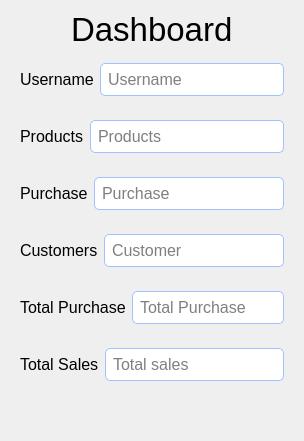
             <widget class="QWidget" name="stackedWidget_14Page1">
              <layout class="QVBoxLayout" name="verticalLayout_4">
               <item alignment="Qt::AlignHCenter">
                <widget class="QLabel" name="label_16">
                 <property name="font">
                  <font>
                   <pointsize>25</pointsize>
                   <weight>50</weight>
                   <bold>false</bold>
                  </font>
                 </property>
                 <property name="text">
                  <string>Dashboard</string>
                 </property>
                </widget>
               </item>
               <item>
                <widget class="QWidget" name="widget_15" native="true">
                 <layout class="QHBoxLayout" name="horizontalLayout_15">
                  <item>
                   <widget class="QLabel" name="label_18">
                    <property name="sizePolicy">
                     <sizepolicy hsizetype="Expanding" vsizetype="Preferred">
                      <horstretch>2</horstretch>
                      <verstretch>0</verstretch>
                     </sizepolicy>
                    </property>
                    <property name="font">
                     <font>
                      <pointsize>12</pointsize>
                     </font>
                    </property>
                    <property name="text">
                     <string>Username</string>
                    </property>
                   </widget>
                  </item>
                  <item>
                   <widget class="QLineEdit" name="lineEdit_17">
                    <property name="sizePolicy">
                     <sizepolicy hsizetype="Expanding" vsizetype="Fixed">
                      <horstretch>8</horstretch>
                      <verstretch>0</verstretch>
                     </sizepolicy>
                    </property>
                    <property name="font">
                     <font>
                      <pointsize>12</pointsize>
                     </font>
                    </property>
                    <property name="styleSheet">
                     <string notr="true">border-radius: 5px;
border: 1px solid rgb(162, 192, 255);
padding: 5px;</string>
                    </property>
                    <property name="placeholderText">
                     <string>Username</string>
                    </property>
                   </widget>
                  </item>
                 </layout>
                </widget>
               </item>
               <item>
                <widget class="QWidget" name="widget_16" native="true">
                 <layout class="QHBoxLayout" name="horizontalLayout_16">
                  <item>
                   <widget class="QLabel" name="label_20">
                    <property name="sizePolicy">
                     <sizepolicy hsizetype="Expanding" vsizetype="Fixed">
                      <horstretch>2</horstretch>
                      <verstretch>0</verstretch>
                     </sizepolicy>
                    </property>
                    <property name="font">
                     <font>
                      <pointsize>12</pointsize>
                     </font>
                    </property>
                    <property name="text">
                     <string>Products</string>
                    </property>
                   </widget>
                  </item>
                  <item>
                   <widget class="QLineEdit" name="lineEdit_19">
                    <property name="sizePolicy">
                     <sizepolicy hsizetype="Expanding" vsizetype="Fixed">
                      <horstretch>8</horstretch>
                      <verstretch>0</verstretch>
                     </sizepolicy>
                    </property>
                    <property name="font">
                     <font>
                      <pointsize>12</pointsize>
                     </font>
                    </property>
                    <property name="styleSheet">
                     <string notr="true">border-radius: 5px;
border: 1px solid rgb(162, 192, 255);
padding: 5px;</string>
                    </property>
                    <property name="placeholderText">
                     <string>Products</string>
                    </property>
                   </widget>
                  </item>
                 </layout>
                </widget>
               </item>
               <item>
                <widget class="QWidget" name="widget_17" native="true">
                 <property name="sizePolicy">
                  <sizepolicy hsizetype="Preferred" vsizetype="Preferred">
                   <horstretch>0</horstretch>
                   <verstretch>0</verstretch>
                  </sizepolicy>
                 </property>
                 <layout class="QHBoxLayout" name="horizontalLayout_17">
                  <item>
                   <widget class="QLabel" name="label_21">
                    <property name="sizePolicy">
                     <sizepolicy hsizetype="Expanding" vsizetype="Preferred">
                      <horstretch>2</horstretch>
                      <verstretch>0</verstretch>
                     </sizepolicy>
                    </property>
                    <property name="font">
                     <font>
                      <pointsize>12</pointsize>
                     </font>
                    </property>
                    <property name="text">
                     <string>Purchase</string>
                    </property>
                   </widget>
                  </item>
                  <item>
                   <widget class="QLineEdit" name="lineEdit_20">
                    <property name="sizePolicy">
                     <sizepolicy hsizetype="Expanding" vsizetype="Fixed">
                      <horstretch>8</horstretch>
                      <verstretch>0</verstretch>
                     </sizepolicy>
                    </property>
                    <property name="font">
                     <font>
                      <pointsize>12</pointsize>
                     </font>
                    </property>
                    <property name="styleSheet">
                     <string notr="true">border-radius: 5px;
border: 1px solid rgb(162, 192, 255);
padding: 5px;</string>
                    </property>
                    <property name="placeholderText">
                     <string>Purchase</string>
                    </property>
                   </widget>
                  </item>
                 </layout>
                </widget>
               </item>
               <item>
                <widget class="QWidget" name="widget_18" native="true">
                 <layout class="QHBoxLayout" name="horizontalLayout_18">
                  <item>
                   <widget class="QLabel" name="label_22">
                    <property name="sizePolicy">
                     <sizepolicy hsizetype="Expanding" vsizetype="Preferred">
                      <horstretch>2</horstretch>
                      <verstretch>0</verstretch>
                     </sizepolicy>
                    </property>
                    <property name="font">
                     <font>
                      <pointsize>12</pointsize>
                     </font>
                    </property>
                    <property name="text">
                     <string>Customers</string>
                    </property>
                   </widget>
                  </item>
                  <item>
                   <widget class="QLineEdit" name="lineEdit_21">
                    <property name="sizePolicy">
                     <sizepolicy hsizetype="Expanding" vsizetype="Fixed">
                      <horstretch>8</horstretch>
                      <verstretch>0</verstretch>
                     </sizepolicy>
                    </property>
                    <property name="font">
                     <font>
                      <pointsize>12</pointsize>
                     </font>
                    </property>
                    <property name="styleSheet">
                     <string notr="true">border-radius: 5px;
border: 1px solid rgb(162, 192, 255);
padding: 5px;</string>
                    </property>
                    <property name="placeholderText">
                     <string>Customer</string>
                    </property>
                   </widget>
                  </item>
                 </layout>
                </widget>
               </item>
               <item>
                <widget class="QWidget" name="widget_19" native="true">
                 <layout class="QHBoxLayout" name="horizontalLayout_19">
                  <item>
                   <widget class="QLabel" name="label_23">
                    <property name="sizePolicy">
                     <sizepolicy hsizetype="Expanding" vsizetype="Preferred">
                      <horstretch>2</horstretch>
                      <verstretch>0</verstretch>
                     </sizepolicy>
                    </property>
                    <property name="font">
                     <font>
                      <pointsize>12</pointsize>
                     </font>
                    </property>
                    <property name="text">
                     <string>Total Purchase</string>
                    </property>
                   </widget>
                  </item>
                  <item>
                   <widget class="QLineEdit" name="lineEdit_22">
                    <property name="sizePolicy">
                     <sizepolicy hsizetype="Expanding" vsizetype="Fixed">
                      <horstretch>8</horstretch>
                      <verstretch>0</verstretch>
                     </sizepolicy>
                    </property>
                    <property name="font">
                     <font>
                      <pointsize>12</pointsize>
                     </font>
                    </property>
                    <property name="styleSheet">
                     <string notr="true">border-radius: 5px;
border: 1px solid rgb(162, 192, 255);
padding: 5px;</string>
                    </property>
                    <property name="placeholderText">
                     <string>Total Purchase</string>
                    </property>
                   </widget>
                  </item>
                 </layout>
                </widget>
               </item>
               <item>
                <widget class="QWidget" name="widget_20" native="true">
                 <layout class="QHBoxLayout" name="horizontalLayout_20">
                  <item>
                   <widget class="QLabel" name="label_24">
                    <property name="sizePolicy">
                     <sizepolicy hsizetype="Expanding" vsizetype="Preferred">
                      <horstretch>2</horstretch>
                      <verstretch>0</verstretch>
                     </sizepolicy>
                    </property>
                    <property name="font">
                     <font>
                      <pointsize>12</pointsize>
                     </font>
                    </property>
                    <property name="text">
                     <string>Total Sales</string>
                    </property>
                   </widget>
                  </item>
                  <item>
                   <widget class="QLineEdit" name="lineEdit_23">
                    <property name="sizePolicy">
                     <sizepolicy hsizetype="Expanding" vsizetype="Fixed">
                      <horstretch>8</horstretch>
                      <verstretch>0</verstretch>
                     </sizepolicy>
                    </property>
                    <property name="font">
                     <font>
                      <pointsize>12</pointsize>
                     </font>
                    </property>
                    <property name="styleSheet">
                     <string notr="true">border-radius: 5px;
border: 1px solid rgb(162, 192, 255);
padding: 5px;</string>
                    </property>
                    <property name="placeholderText">
                     <string>Total sales</string>
                    </property>
                   </widget>
                  </item>
                 </layout>
                </widget>
               </item>
               <item>
                <spacer name="verticalSpacer_18">
                 <property name="orientation">
                  <enum>Qt::Vertical</enum>
                 </property>
                 <property name="sizeHint" stdset="0">
                  <size>
                   <width>20</width>
                   <height>40</height>
                  </size>
                 </property>
                </spacer>
               </item>
              </layout>
             </widget>
